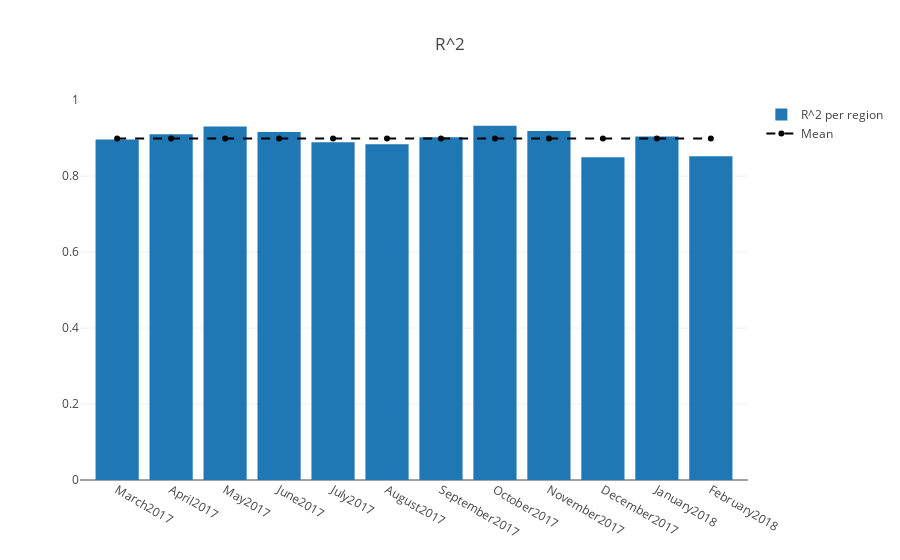

The notebook cell saved with this chart:
### Markdown cell above
## Plotting R^2 Error for each month

### Code cell
os.system("say -v "+'Alice'+" Ho fatto")
trace1 = go.Bar(
            x=prediction_result['Training_dates'],
            y=prediction_result['Scores'],
            name='R^2 per region'
    )

trace2 = go.Scatter(x=prediction_result['Training_dates'],
                    y=[np.asarray(prediction_result['Scores']).mean()]*len(prediction_result['Scores']),
                    line = dict(color=('rgb(0, 0, 0)'),
                    width=2, dash='dash',shape='hv'),
                    name = 'Mean'
                   )

layout = go.Layout(
    title= 'R^2',
    yaxis=dict(
        range=[0,1]
    )
)
data=[trace1,trace2]
fig = go.Figure(data=data, layout=layout)
iplot(fig, filename='basic-bar')

### Figure 1 — Plotly figure (JSON) as saved in the notebook; plotly's stock layout.template omitted (floating-point values rounded to 4 significant figures)
{"data": [{"name": "R^2 per region", "type": "bar", "x": ["March2017", "April2017", "May2017", "June2017", "July2017", "August2017", "September2017", "October2017", "November2017", "December2017", "January2018", "February2018"], "y": [0.8958, 0.9096, 0.9305, 0.9158, 0.8886, 0.8838, 0.9019, 0.9325, 0.9186, 0.8491, 0.9042, 0.8517]}, {"line": {"color": "rgb(0, 0, 0)", "dash": "dash", "shape": "hv", "width": 2}, "name": "Mean", "type": "scatter", "x": ["March2017", "April2017", "May2017", "June2017", "July2017", "August2017", "September2017", "October2017", "November2017", "December2017", "January2018", "February2018"], "y": [0.8985, 0.8985, 0.8985, 0.8985, 0.8985, 0.8985, 0.8985, 0.8985, 0.8985, 0.8985, 0.8985, 0.8985]}], "layout": {"title": "R^2", "yaxis": {"range": [0, 1]}}}
